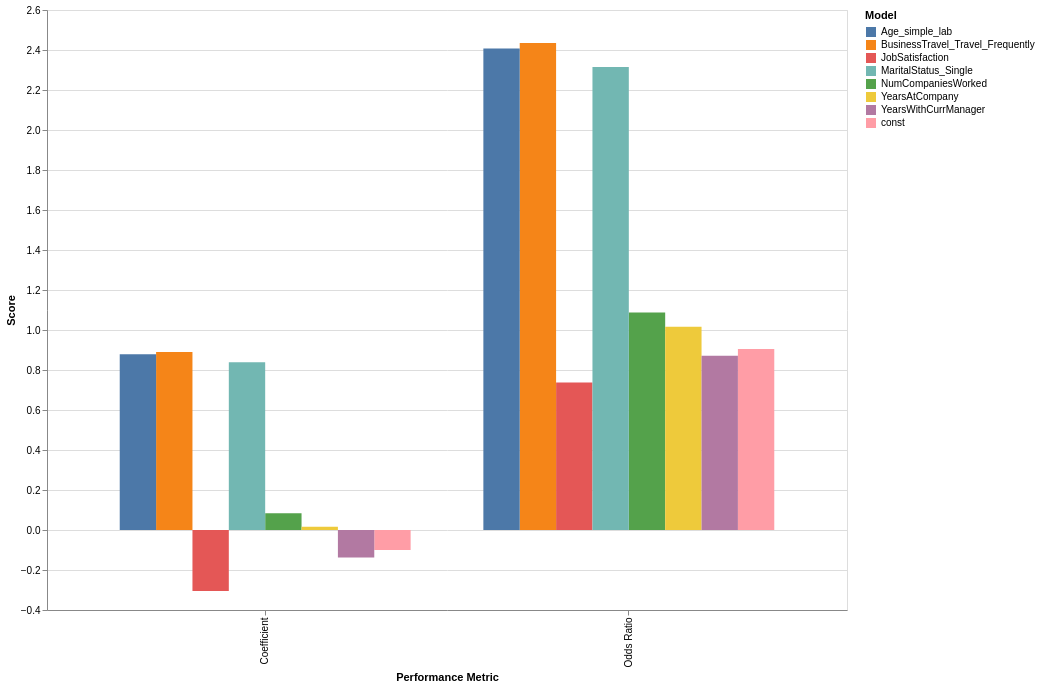

Notebook code for this chart:
### Code cell
#### ************************************** ####

alt.Chart(SFS_barplot).mark_bar().encode(
    x=alt.X('Metric:N' , title = 'Performance Metric'),
    y = alt.Y('Value:Q', title = 'Score'), 
    color = alt.Color('index:N' , title = 'Model'),
    xOffset= 'index:N'
).properties(
    width = 800,
    height = 600
)

#### ************************************** ####

### Figure 1 — Vega-Lite specification as saved in the notebook (floating-point values rounded to 4 significant figures)
{"config": {"view": {"continuousWidth": 300, "continuousHeight": 300}}, "data": {"name": "data-f5caf255fbabecc259279626e586bb4e"}, "mark": {"type": "bar"}, "encoding": {"color": {"field": "index", "title": "Model", "type": "nominal"}, "x": {"field": "Metric", "title": "Performance Metric", "type": "nominal"}, "xOffset": {"field": "index", "type": "nominal"}, "y": {"field": "Value", "title": "Score", "type": "quantitative"}}, "height": 600, "width": 800, "$schema": "https://vega.github.io/schema/vega-lite/v5.20.1.json", "datasets": {"data-f5caf255fbabecc259279626e586bb4e": [{"index": "const", "Metric": "Coefficient", "Value": -0.09988}, {"index": "NumCompaniesWorked", "Metric": "Coefficient", "Value": 0.08417}, {"index": "YearsAtCompany", "Metric": "Coefficient", "Value": 0.01635}, {"index": "YearsWithCurrManager", "Metric": "Coefficient", "Value": -0.1372}, {"index": "JobSatisfaction", "Metric": "Coefficient", "Value": -0.3051}, {"index": "BusinessTravel_Travel_Frequently", "Metric": "Coefficient", "Value": 0.8902}, {"index": "MaritalStatus_Single", "Metric": "Coefficient", "Value": 0.8392}, {"index": "Age_simple_lab", "Metric": "Coefficient", "Value": 0.8787}, {"index": "const", "Metric": "Odds Ratio", "Value": 0.9049}, {"index": "NumCompaniesWorked", "Metric": "Odds Ratio", "Value": 1.088}, {"index": "YearsAtCompany", "Metric": "Odds Ratio", "Value": 1.016}, {"index": "YearsWithCurrManager", "Metric": "Odds Ratio", "Value": 0.8718}, {"index": "JobSatisfaction", "Metric": "Odds Ratio", "Value": 0.7371}, {"index": "BusinessTravel_Travel_Frequently", "Metric": "Odds Ratio", "Value": 2.436}, {"index": "MaritalStatus_Single", "Metric": "Odds Ratio", "Value": 2.315}, {"index": "Age_simple_lab", "Metric": "Odds Ratio", "Value": 2.408}]}}
